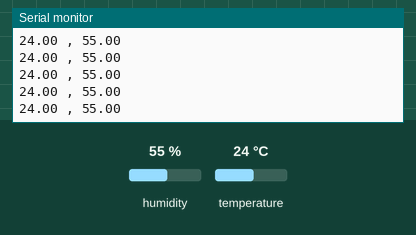
The program below on a simulated Arduino Nano, built with avr-gcc and run on an emulated ATmega328P. Shown: the last lines printed to the serial monitor. The inputs (shaded band) are chosen by the test bench; at power-on: humidity 55 %, temperature 24 °C.

Above: at 1.3 s.
1.4 s: humidity set to 22 %
At 1.71 s:
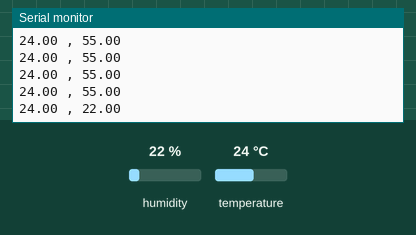
2.9 s: temperature set to 12 °C
At 2.99 s:
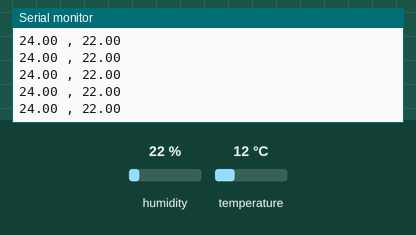
4.4 s: humidity set to 40 %
At 4.52 s:
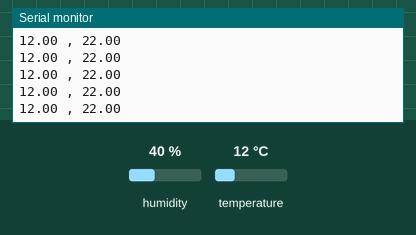
Timing chart, 0 to 7.4 s (numbered marks = the images above; inputs shaded):
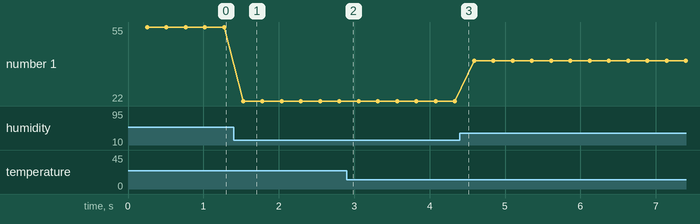

Measured:
- after the input at 1.4 s, the serial monitor: prints a new line after 0.13 s (image 1)
- plotted number 1: 55 → 22 after the input at 1.4 s, 22 → 40 after the input at 4.4 s

The program:

main.cpp
```cpp
#include <Arduino.h>
#include <Adafruit_Sensor.h>
#include <DHT.h>
#include <DHT_U.h>

#define DHTPIN 5
#define DHTTYPE DHT11

DHT_Unified dht(DHTPIN, DHTTYPE);

uint32_t delayMS;

void setup() {
    Serial.begin(9600);
    dht.begin();
    delayMS = 250;
}

void loop() {
    delay(delayMS);

    sensors_event_t event;

    dht.temperature().getEvent(&event);

    if (isnan(event.temperature)) {
        Serial.println(F("Error reading temperature!"));
    } else {
        Serial.print(event.temperature);
    }

    dht.humidity().getEvent(&event);

    if (isnan(event.relative_humidity)) {
        Serial.println(F("Error reading humidity!"));
    } else {
        Serial.print(F(" , "));
        Serial.println(event.relative_humidity);
    }
}
```
